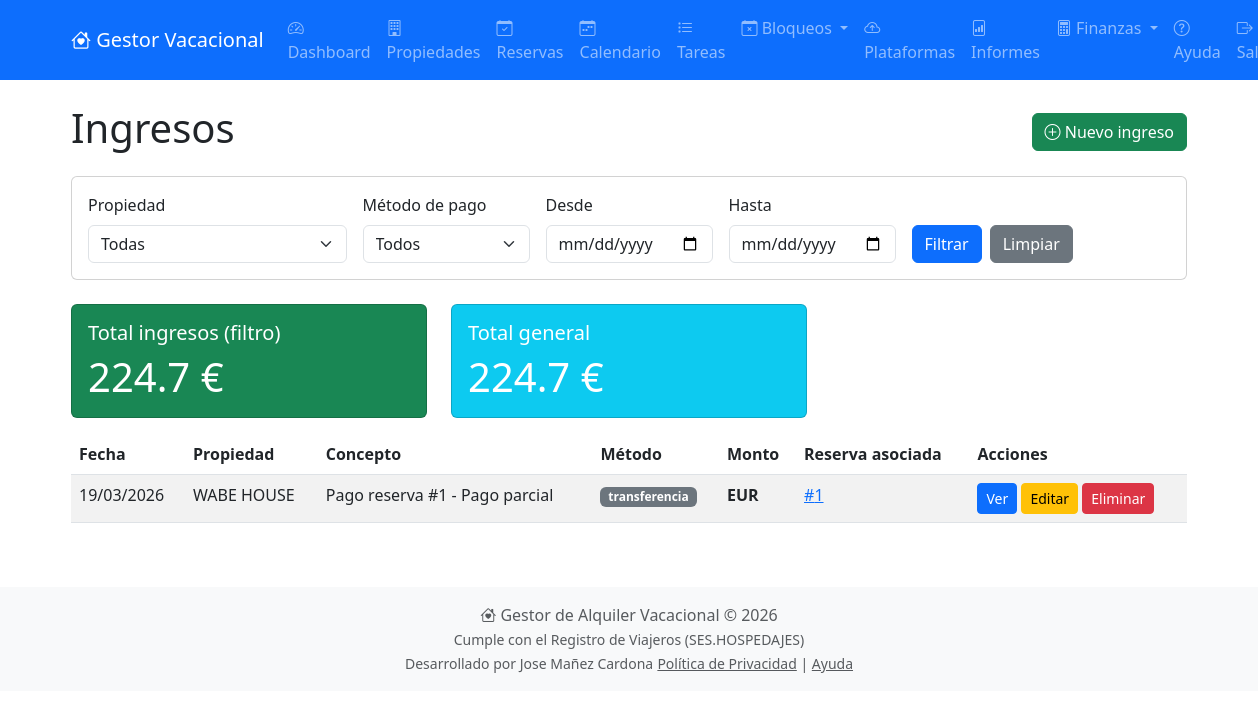
/ingresos/ (signed in), run on the app's committed database.
### models.py (models this page shows, shortened)
class Ingreso(db.Model):
    __tablename__ = 'ingresos'
    id = db.Column(db.Integer, primary_key=True)
    propiedad_id = db.Column(db.Integer, db.ForeignKey('propiedades.id'), nullable=True)
    reserva_id = db.Column(db.Integer, db.ForeignKey('reservas.id'), nullable=True)
    fecha = db.Column(db.Date, nullable=False, default=datetime.utcnow)
    concepto = db.Column(db.String(200), nullable=False)
    cantidad = db.Column(db.Float, nullable=False)
    moneda = db.Column(db.String(3), default='EUR')
    metodo_pago = db.Column(db.String(50), nullable=False)
    observaciones = db.Column(db.Text)
    fecha_creacion = db.Column(db.DateTime, default=datetime.utcnow)
    propiedad = db.relationship('Propiedad', back_populates='ingresos')
    reserva = db.relationship('Reserva', back_populates='ingresos')
    pago_asociado = db.relationship('PagoReserva', back_populates='ingreso', uselist=False)

class Propiedad(db.Model):
    __tablename__ = 'propiedades'
    id = db.Column(db.Integer, primary_key=True)
    nombre = db.Column(db.String(100), nullable=False)
    descripcion = db.Column(db.Text)
    direccion = db.Column(db.String(200))
    ciudad = db.Column(db.String(100))
    codigo_postal = db.Column(db.String(20))
    pais = db.Column(db.String(50))
    num_habitaciones = db.Column(db.Integer, default=1)
    num_banos = db.Column(db.Integer, default=1)
    capacidad_max = db.Column(db.Integer, default=2)
    precio_noche = db.Column(db.Float, nullable=False)
    moneda = db.Column(db.String(3), default='EUR')
    activa = db.Column(db.Boolean, default=True)
    fecha_creacion = db.Column(db.DateTime, default=datetime.utcnow)
    usuario_id = db.Column(db.Integer, db.ForeignKey('users.id'))
    tipo_impuesto = db.Column(db.String(10), default='IVA')
    porcentaje_impuesto = db.Column(db.Float, default=7.0)
    aplicar_retencion = db.Column(db.Boolean, default=False)
    porcentaje_retencion = db.Column(db.Float, default=0.0)
    codigo_ses = db.Column(db.String(50))  # Código de establecimiento
    codigo_arrendador = db.Column(db.String(50))  # Código de arrendador
    usuario_ses = db.Column(db.String(50))  # Usuario WS
    password_ses = db.Column(db.String(50))  # Contraseña WS
    propietario = db.relationship('User', back_populates='propiedades')
    reservas = db.relationship('Reserva', back_populates='propiedad', lazy='dynamic', cascade='all, delete-orphan')
    tareas = db.relationship('Tarea', back_populates='propiedad_rel', lazy='dynamic', cascade='all, delete-orphan')
    calendarios_ical = db.relationship('CalendarioIcal', back_populates='propiedad', lazy='dynamic', cascade='all, delete-orphan')
    habitaciones = db.relationship('Habitacion', back_populates='propiedad', lazy='dynamic', cascade='all, delete-orphan')
    ingresos = db.relationship('Ingreso', back_populates='propiedad', lazy='dynamic')
    gastos = db.relationship('Gasto', back_populates='propiedad', lazy='dynamic')
    bloqueos = db.relationship('BloqueoPropiedad', back_populates='propiedad', lazy='dynamic', cascade='all, delete-orphan')

### ingresos.py (the view)
@ingresos_bp.route('/')
@login_required
def index():
    propiedades = Propiedad.query.filter_by(usuario_id=current_user.id).all()
    propiedad_ids = [p.id for p in propiedades]
    if not propiedad_ids:
        return render_template('ingresos/index.html',
                               ingresos=[],
                               propiedades=[],
                               total_filtro=0,
                               total_general=0)
    query = Ingreso.query.filter(Ingreso.propiedad_id.in_(propiedad_ids))
    propiedad_filtro = request.args.get('propiedad', type=int)
    if propiedad_filtro:
        query = query.filter_by(propiedad_id=propiedad_filtro)
    metodo_pago = request.args.get('metodo_pago')
    if metodo_pago:
        query = query.filter_by(metodo_pago=metodo_pago)
    fecha_desde = request.args.get('fecha_desde')
    if fecha_desde:
        query = query.filter(Ingreso.fecha >= datetime.strptime(fecha_desde, '%Y-%m-%d').date())
    fecha_hasta = request.args.get('fecha_hasta')
    if fecha_hasta:
        query = query.filter(Ingreso.fecha <= datetime.strptime(fecha_hasta, '%Y-%m-%d').date())
    ingresos = query.order_by(Ingreso.fecha.desc()).all()
    total_filtro = sum(i.cantidad for i in ingresos) if ingresos else 0
    total_general = db.session.query(db.func.sum(Ingreso.cantidad)).filter(Ingreso.propiedad_id.in_(propiedad_ids)).scalar() or 0
    return render_template('ingresos/index.html',
                           ingresos=ingresos,
                           propiedades=propiedades,
                           total_filtro=total_filtro,
                           total_general=total_general)

### app.py (called while the page is built)
@login.user_loader
def load_user(user_id):
    return db.session.get(User, int(user_id))

### templates/ingresos/index.html (shortened to what this page needs)
{% extends "base.html" %}
{% block content %}
<div class="d-flex justify-content-between align-items-center mb-3">
    <h1>Ingresos</h1>
    <a href="{{ url_for('ingresos.nuevo') }}" class="btn btn-success">
        <i class="bi bi-plus-circle"></i> Nuevo ingreso
    </a>
</div>
<div class="card mb-4">
    <div class="card-body">
        <form method="GET" action="{{ url_for('ingresos.index') }}" class="row g-3">
            <div class="col-md-3">
                <label for="propiedad" class="form-label">Propiedad</label>
                <select name="propiedad" id="propiedad" class="form-select">
                    <option value="">Todas</option>
                </select>
            </div>
            <div class="col-md-2">
                <label for="metodo_pago" class="form-label">Método de pago</label>
                <select name="metodo_pago" id="metodo_pago" class="form-select">
                    <option value="">Todos</option>
                </select>
            </div>
            <div class="col-md-2">
                <label for="fecha_desde" class="form-label">Desde</label>
                <input type="date" class="form-control" id="fecha_desde" name="fecha_desde" value="{{ request.args.get('fecha_desde', '') }}">
            </div>
            <div class="col-md-2">
                <label for="fecha_hasta" class="form-label">Hasta</label>
                <input type="date" class="form-control" id="fecha_hasta" name="fecha_hasta" value="{{ request.args.get('fecha_hasta', '') }}">
            </div>
            <div class="col-md-3 d-flex align-items-end">
                <button type="submit" class="btn btn-primary me-2">Filtrar</button>
                <a href="{{ url_for('ingresos.index') }}" class="btn btn-secondary">Limpiar</a>
            </div>
        </form>
    </div>
</div>
<div class="row mb-3">
    <div class="col-md-4">
        <div class="card text-white bg-success">
            <div class="card-body">
                <h5 class="card-title">Total ingresos (filtro)</h5>
                <p class="card-text display-6">{{ total_filtro|default(0)|round(2) }} €</p>
            </div>
        </div>
    </div>
    <div class="col-md-4">
        <div class="card text-white bg-info">
            <div class="card-body">
                <h5 class="card-title">Total general</h5>
                <p class="card-text display-6">{{ total_general|round(2) }} €</p>
            </div>
        </div>
    </div>
</div>
{% if ingresos %}
    <div class="table-responsive">
        <table class="table table-striped table-hover">
            <thead>
                <tr>
                    <th>Fecha</th>
                    <th>Propiedad</th>
                    <th>Concepto</th>
                    <th>Método</th>
                    <th>Monto</th>
                    <th>Reserva asociada</th>
                    <th>Acciones</th>
                </tr>
            </thead>
            <tbody>
                {% for ingreso in ingresos %}
                <tr>
                    <td>{{ ingreso.fecha.strftime('%d/%m/%Y') }}</td>
                    <td>{{ ingreso.propiedad.nombre if ingreso.propiedad else 'N/A' }}</td>
                    <td>{{ ingreso.concepto }}</td>
                    <td>
                        <span class="badge bg-secondary">{{ ingreso.metodo_pago }}</span>
                    </td>
                    <td><strong>{{ ingreso.monto }} {{ ingreso.moneda or '€' }}</strong></td>
                    <td>
                        {% if ingreso.reserva_id %}
                            <a href="{{ url_for('reservas.ver', id=ingreso.reserva_id) }}">#{{ ingreso.reserva_id }}</a>
                        {% else %}
                            -
                        {% endif %}
                    </td>
                    <td>
                        <a href="{{ url_for('ingresos.ver', id=ingreso.id) }}" class="btn btn-sm btn-primary">Ver</a>
                        <a href="{{ url_for('ingresos.editar', id=ingreso.id) }}" class="btn btn-sm btn-warning">Editar</a>
                        <form action="{{ url_for('ingresos.eliminar', id=ingreso.id) }}" method="POST" class="d-inline">
                            <button type="submit" class="btn btn-sm btn-danger" onclick="return confirm('¿Eliminar este ingreso?')">Eliminar</button>
                        </form>
                    </td>
                </tr>
                {% endfor %}
            </tbody>
        </table>
    </div>
{% else %}
    <p class="text-muted">No hay ingresos registrados.</p>
{% endif %}
{% endblock %}

### data on the page
Ingreso: fecha "19/03/2026", propiedad "WABE HOUSE", concepto "Pago reserva #1 - Pago parcial", metodo_pago "transferencia", moneda "EUR", reserva_id "1"

### other printed values
{{ total_filtro|default(0)|round(2) }} "224.7"
{{ total_general|round(2) }} "224.7"
